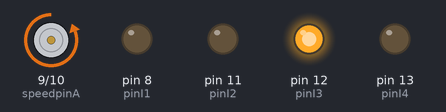
A sketch run on a simulated Arduino Uno, built with avr-gcc and run on an emulated ATmega328P. Parts: motor-driver pin pairs drawn as motors (green arrow = first pin HIGH = forward, orange = second pin HIGH = backward, longer = more drive), output pins drawn as LEDs (lit = HIGH).

Above: at 0.05 s.
At 0.15 s:
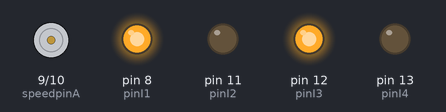
At 0.8 s:
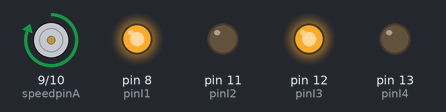
At 1.65 s:
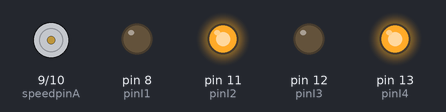
At 3.05 s:
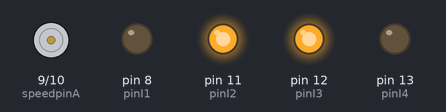
At 5.3 s:
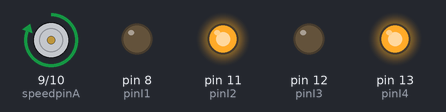
Timing chart, 0 to 6.9 s (numbered marks = the images above):
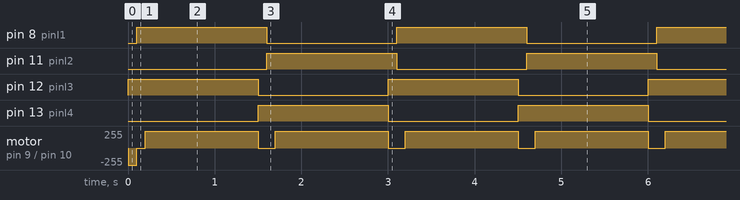

The sketch:

MotorShieldDriverDemoV0.1.ino
```cpp
// (licence header left out)
// Modified by Rob Read to control the Linear Actuator...
// Note this file is very hard to understand without understanding the physical geometry and
// circuit which I have built --- but it DOES at least demonstrate using the shield.

int pinI1=8;//define I1 interface
int pinI2=11;//define I2 interface
int speedpinA=9;//enable motor A
int pinI3=12;//define I3 interface
int pinI4=13;//define I4 interface
int speedpinB=10;//enable motor B
int spead =127;//define the spead of motor
const int FULLSPEED = 255;

void setup()
{
  pinMode(pinI1,OUTPUT);
  pinMode(pinI2,OUTPUT);
  pinMode(speedpinA,OUTPUT);
  pinMode(pinI3,OUTPUT);
  pinMode(pinI4,OUTPUT);
  pinMode(speedpinB,OUTPUT);
}
/*
void forward()
{
     analogWrite(speedpinA,spead);//input a simulation value to set the speed
     analogWrite(speedpinB,spead);
     digitalWrite(pinI4,HIGH);//turn DC Motor B move clockwise
     digitalWrite(pinI3,LOW);
     digitalWrite(pinI2,LOW);//turn DC Motor A move anticlockwise
     digitalWrite(pinI1,HIGH);
}
void backward()//
{
     analogWrite(speedpinA,spead);//input a simulation value to set the speed
     analogWrite(speedpinB,spead);
     digitalWrite(pinI4,LOW);//turn DC Motor B move anticlockwise
     digitalWrite(pinI3,HIGH);
     digitalWrite(pinI2,HIGH);//turn DC Motor A move clockwise
     digitalWrite(pinI1,LOW);
}
void left()//
{
     analogWrite(speedpinA,spead);//input a simulation value to set the speed
     analogWrite(speedpinB,spead);
     digitalWrite(pinI4,HIGH);//turn DC Motor B move clockwise
     digitalWrite(pinI3,LOW);
     digitalWrite(pinI2,HIGH);//turn DC Motor A move clockwise
     digitalWrite(pinI1,LOW);
}
void right()//
{
     analogWrite(speedpinA,spead);//input a simulation value to set the speed
     analogWrite(speedpinB,spead);
     digitalWrite(pinI4,LOW);//turn DC Motor B move anticlockwise
     digitalWrite(pinI3,HIGH);
     digitalWrite(pinI2,LOW);//turn DC Motor A move clockwise
     digitalWrite(pinI1,HIGH);
}
*/

void stop()//
{
     digitalWrite(speedpinA,LOW);// Unenble the pin, to stop the motor. this should be done to avid damaging the motor.
     digitalWrite(speedpinB,LOW);
     delay(1000);

}

void activate(int coil,int direction,int strength) {
  if (coil == 0) {
    analogWrite(speedpinA,strength);
  } else if (coil == 1) {
    analogWrite(speedpinB,strength);
  }
  if (coil == 0) {
    if (direction == 1) {
      digitalWrite(pinI2,LOW);
      digitalWrite(pinI1,HIGH);
    } else if (direction == -1) {
      digitalWrite(pinI2,HIGH);
      digitalWrite(pinI1,LOW);
    }
  } else if (coil == 1) {
    if (direction == 1) {
      digitalWrite(pinI4,LOW);
      digitalWrite(pinI3,HIGH);
    } else if (direction == -1) {
      digitalWrite(pinI4,HIGH);
      digitalWrite(pinI3,LOW);
    }
  }
}
void deactivate(int coil) {
  if (coil == 0)
    digitalWrite(speedpinA,LOW);
  if (coil == 1)
    digitalWrite(speedpinB,LOW);
}

void moveLeftCand1() {
  activate(1,1,FULLSPEED);
  // Let's wait 1/10 of a second to take affect.
  delay(100);
  activate(0,1,FULLSPEED);
  delay(100);
  deactivate(1);
  delay(300);
}
void moveRightCand1() {
  activate(1,-1,FULLSPEED);
  // Let's wait 1/10 of a second to take affect.
  delay(100);
  activate(0,-1,FULLSPEED);
  delay(100);
  deactivate(1);
  delay(300);
}

// Note in fact the behavior of this in the circuit that I
// created does NOT move left and right, but moves continually LEFT
// or RIGHT depending ont he polarity of the way I attach the second coil!
void loop()
{
  moveLeftCand1();
  delay(1000);
  moveRightCand1();
  delay(1000);
}
```

Measured:
- by itself, pin 8 (pinI1), pin 11 (pinI2), pin 12 (pinI3), pin 13 (pinI4): alternates HIGH for 1.5 s and LOW for 1.5 s
- by itself, motor on pin 9 (speedpinA) / pin 10 (speedpinB): moves between backward 255/255 and forward 255/255, repeating every 3.0 s
